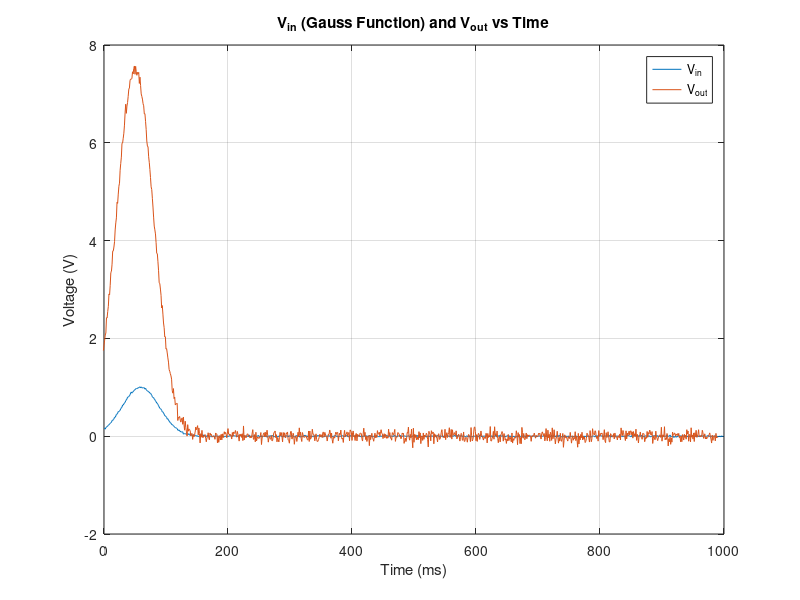
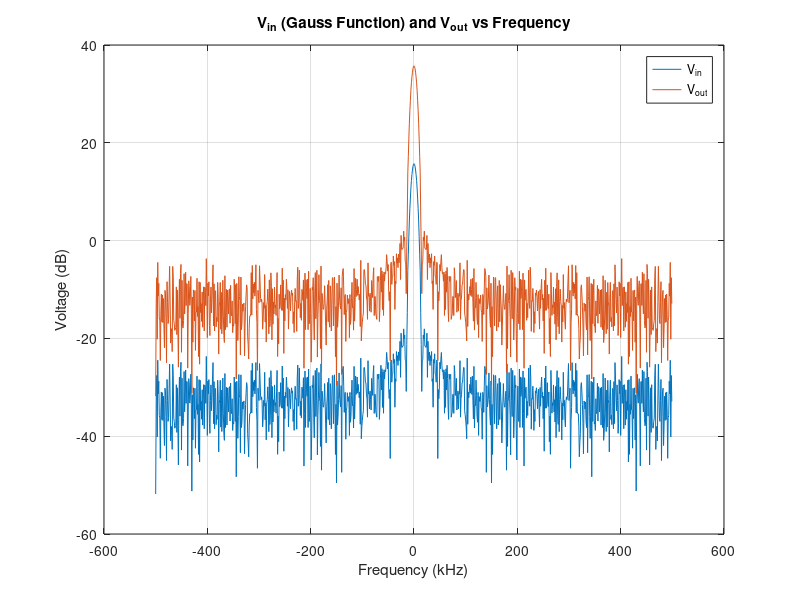

Write MATLAB code to recreate these figures, in order.
% PA 7 for ELEC 4700

close all
clear 
clc

% v = i*r;
% i = c*dv/dt;
% V = ldi*dt;

% Circuit Components
r1 = 1;
g1 = 1/r1;
r2 = 2;
g2 = 1/r2;
r3 = 22; % Obtained with Assigment 3 code
g3 = 1/r3;
r4 = 0.1;
g4 = 1/r4;
ro = 1000;
go = 1/ro;

c = 0.25;
L = 0.2;
a = 100;
vin = 1;

cn = 0.00001; 
% cn = 1e-10; % extra cn value for when I have to vary it
% cn = 0.001;


% eq1: derivative(v1-v2)/dt*C + (v1-v2)*g1 + Is = 0;
% eq2: v1 = vin;
% eq3: derivative(v2-v1)/dt*C + (v2-v1)*g1 + v2*g2 + Il = 0;
% eq4: v3*g3 - Il + derivative(v3)/dt*Cn + Is = 0;
% eq5: i3 = v3*v4;
% eq6: (v4-v5)*g4 + i3 = 0;
% eq7: (v5-v4)*g4 + v5*g0 = 0; 
% eq8: v3-v2 = L*dIl/dt;

% creating matrices
X = ['v1';'v2';'Is';'v3';'i3';'v4';'v5';'Il'];

G = [g1,-g1,1,0,0,0,0,0;
    1,0,0,0,0,0,0,0;
    -g1,g1+g2,0,0,0,0,0,1;
    0,0,0,g3,0,0,0,-1; % Is would be added to g3 here in the form of "g3+1"
    0,0,0,0,1,-a,0,0;
    0,0,0,0,1,g4,-g4,0;
    0,0,0,0,0,-g4,g4+go,0;
    0,-1,0,1,0,0,0,0];
    
% updated c matrix
C = [c,-c,0,0,0,0,0,0;
    0,0,0,0,0,0,0,0;
    -c,c,0,0,0,0,0,0;
    0,0,0,cn,0,0,0,0;
    0,0,0,0,0,0,0,0;
    0,0,0,0,0,0,0,0;
    0,0,0,0,0,0,0,0;
    0,0,0,0,0,0,0,L];

F = zeros(1,length(X));
F(1,2) = vin;
F = F';

steps = 1000;
% steps = 10000; % extra time steps value for when I have to vary it 
stepsVector = 1:steps;
dt = 1e-3; % simulate for 1 second
% dt = 1e-4;

% Part C - Guassian with a mag=1, std dev. = 0.03s and a delay of 0.06s.
% Gaus = mag*exp(-1/2*((x-mu)/sigma)^2)

v0 = zeros(8,1);
v3 = zeros(8,steps);
vGaussVal = zeros(8,1);
mag = 1; 
sig = 0.03; % Standard deviation
mu = 0.06; % Delay

for k = 1:steps

    vGaussVal(1,1) = exp(-1/2*((k/steps-mu)/(sig))^2);  
    vGaussVal(3,1) = randn/1000; % Noise addition
    vGaussVal(3,1) = randn/100; % Noise addition
    
    v3(:,k) = (C./dt+G)\(vGaussVal+C*v0/dt);            
    v0 = v3(:, k);        
end

% Noise Plot
figure
plot(stepsVector-1,v3(3,:))
grid on
hold on
plot(stepsVector-10,v3(3,:)*7.5)
legend('V_{in}','V_{out}')
title('V_{in} (Gauss Function) and V_{out} vs Time')
% title('V_{in} (Gauss Function) and V_{out} vs Time (C_{n}=1e-10F)')
% title('V_{in} (Gauss Function) and V_{out} vs Time (C_{n}=1e-3F)')
xlabel('Time (ms)'),ylabel('Voltage (V)')
xlim([0 1000])

% Frequency Plot
fRange = -500:499; % length must = length(steps)
% fRange = -5000:4999; % new fRange for new Steps

% Gaussian Function Frequency 
v3Fourier = fft(v3.');
v3Shift = fftshift(v3Fourier);

% use abs() to deal with complex/imaginary parts
figure
plot(fRange,20*log10(abs(v3Shift(:,7)/12)))
grid on
hold on
plot(fRange,20*log10(abs(v3Shift(:,7)/1.2)))
legend('V_{in}','V_{out}')
title('V_{in} (Gauss Function) and V_{out} vs Frequency')
xlabel('Frequency (kHz)'),ylabel('Voltage (dB)')

